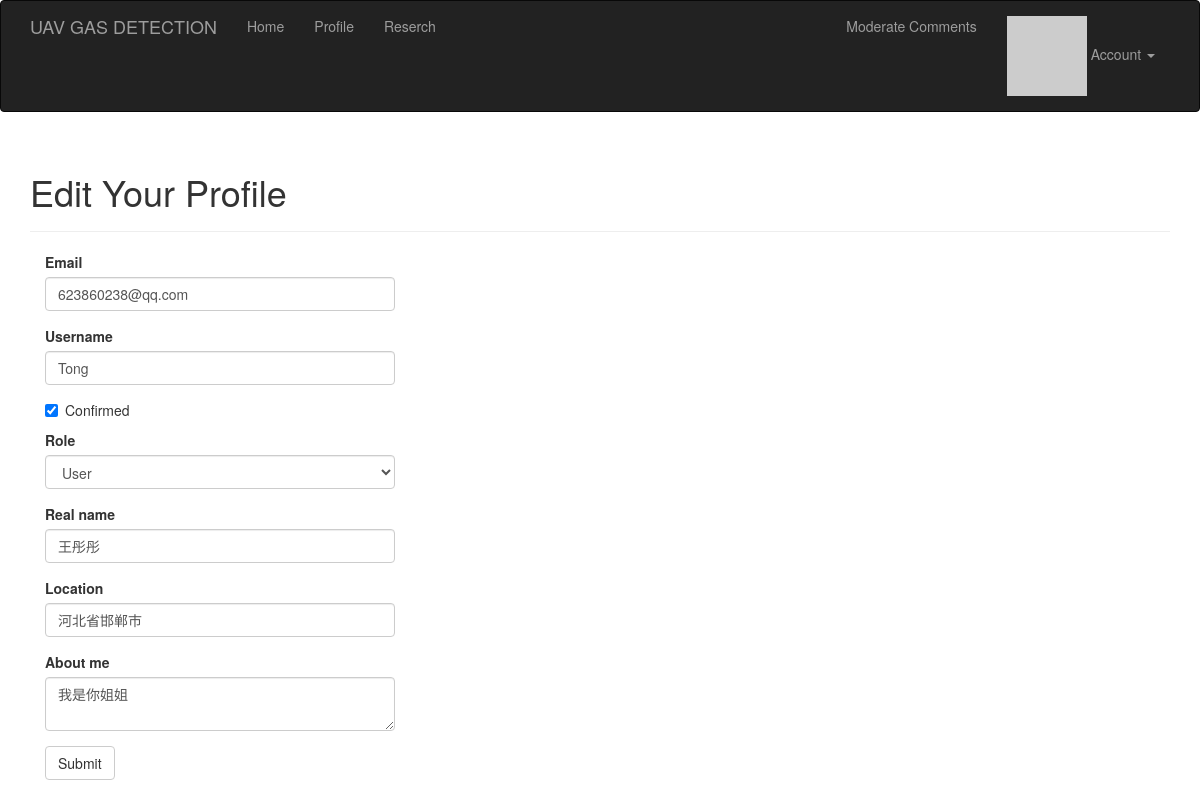
/edit-profile/102 (signed in), run on the app's committed database.
### app/models.py (models this page shows, shortened)
class User(UserMixin,db.Model):
    __tablename__ = 'users'
    id = db.Column(db.Integer,primary_key=True)
    email = db.Column(db.String(64),unique=True,index=True)
    username = db.Column(db.String(64),unique=True,index=True)
    role_id = db.Column(db.Integer,db.ForeignKey('roles.id'))
    password_hash =db.Column(db.String(128))
    confirmed = db.Column(db.Boolean,default=False)
    name = db.Column(db.String(64))
    location = db.Column(db.String(64))
    about_me = db.Column(db.Text())
    member_since = db.Column(db.DateTime(), default=datetime.utcnow)
    last_seen = db.Column(db.DateTime(), default=datetime.utcnow)
    avatar_hash = db.Column(db.String(32))
    posts = db.relationship('Post', backref='author', lazy='dynamic')
    followed = db.relationship('Follow',
                               foreign_keys=[Follow.follower_id],
                               backref=db.backref('follower', lazy='joined'),
                               lazy='dynamic',
                               cascade='all, delete-orphan')
    followers = db.relationship('Follow',
                                foreign_keys=[Follow.followed_id],
                                backref=db.backref('followed', lazy='joined'),
                                lazy='dynamic',
                                cascade='all, delete-orphan')
    comments = db.relationship('Comment', backref='author', lazy='dynamic')
    @property
    def password(self):
        raise AttributeError('password is not a readable attribute')
    def can(self, permissions):
        return self.role is not None and (self.role.permissions & permissions) == permissions
    def ping(self):
        self.last_seen = datetime.utcnow()
        db.session.add(self)
    def gravatar(self, size=100, default='identicon', rating='g'):
        if request.is_secure:
            url = 'https://secure.gravatar.com/avatar'
        else:
            url = 'http://www.gravatar.com/avatar'
        hash = self.avatar_hash or self.gravatar_hash()
        return '{url}/{hash}?s={size}&d={default}&r={rating}'.format(
            url=url, hash=hash, size=size, default=default, rating=rating)

### app/main/views.py (the view, shortened to what this page needs)
@main.route('/edit-profile/<int:id>', methods=['GET', 'POST'])
@login_required
@admin_required
def edit_profile_admin(id):
    user = User.query.get_or_404(id)
    form = EditProfileAdminForm(user=user)
    form.email.data = user.email
    form.username.data = user.username
    form.confirmed.data = user.confirmed
    form.role.data = user.role_id
    form.name.data = user.name
    form.location.data = user.location
    form.about_me.data = user.about_me
    return render_template('edit_profile.html', form=form, user=user)

### app/main/forms.py (shortened to what this page needs)
class EditProfileAdminForm(FlaskForm):
    email = StringField('Email', validators=[DataRequired(), Length(1, 64),
                                             Email()])
    username = StringField('Username', validators=[
        DataRequired(), Length(1, 64),
        Regexp('^[A-Za-z][A-Za-z0-9_.]*$', 0,
               'Usernames must have only letters, numbers, dots or '
               'underscores')])
    confirmed = BooleanField('Confirmed')
    role = SelectField('Role', coerce=int)
    name = StringField('Real name', validators=[Length(0, 64)])
    location = StringField('Location', validators=[Length(0, 64)])
    about_me = TextAreaField('About me')
    submit = SubmitField('Submit')
    def __init__(self, user, *args, **kwargs):
        super(EditProfileAdminForm, self).__init__(*args, **kwargs)
        self.role.choices = [(role.id, role.name)
                             for role in Role.query.order_by(Role.name).all()]
        self.user = user

### app/auth/views.py (called while the page is built)
@auth.before_app_request
def before_request():
    if current_user.is_authenticated:
        current_user.ping()
        if not current_user.confirmed and request.endpoint[:5] != 'auth.':
            return redirect(url_for('auth.unconfirmed'))

@auth.before_app_request
def before_request():
    if current_user.is_authenticated \
            and not current_user.confirmed \
            and request.endpoint[:5] != 'auth.'\
            and request.endpoint != 'static':
        return redirect(url_for('auth.unconfirmed'))

### app/main/__init__.py (called while the page is built)
@main.app_context_processor
def inject_permissions():
    return dict(Permission=Permission)

### app/models.py (called while the page is built)
@login_manager.user_loader
def load_user(user_id):
    return User.query.get(int(user_id)) #返回指定主键对应的行，如果没有对应

### app/templates/edit_profile.html (shortened to what this page needs)
{% extends "base.html" %}
{% import "bootstrap/wtf.html" as wtf %}
{% block page_content %}
<div class="page-header">
    <h1>Edit Your Profile</h1>
</div>
<div class="col-md-4">
    {{ wtf.quick_form(form) }}
</div>
{% endblock %}

### data on the page
User: email "623860238@qq.com", username "Tong", confirmed "☑", role "User", name "王彤彤", location "河北省邯郸市", about_me "我是你姐姐"
